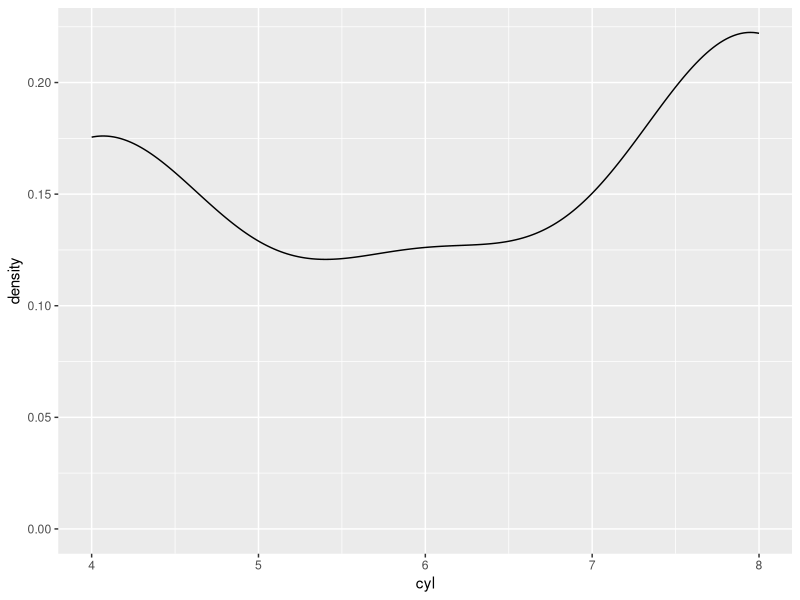

Source code (R):
# Library ----------------------------------------------------
library(tidyverse)

# Tidy evaluation ------------------------------------------

# bare to quosure: quo
bare_to_quo <- function(x, var){
  x %>% select(!!var) %>% head(1)
}
bare_to_quo(mtcars, quo(cyl))

# bare to quosure in function: enquo
bare_to_quo_in_func <- function(x, var) {
  var_enq <- enquo(var)
  x %>% select(!!var_enq) %>% head(1)
}
bare_to_quo_in_func(mtcars, mpg)

# quosure to a name: quo_name
bare_to_name <- function(x, nm) {
  nm_name <- quo_name(nm)
  x %>% mutate(!!nm_name := 42) %>% head(1) %>% 
    select(!!nm)
}
bare_to_name(mtcars, quo(this_is_42))

# quosure to text: quo_text
quo_to_text <- function(x, var) {
  var_enq <- enquo(var)
  ggplot(x, aes_string(rlang::quo_text(var_enq))) + geom_density()
}
plt <- quo_to_text(mtcars, cyl)
plt

# character to name: sym
char_to_quo <- function(x, var) {
  var_enq <- rlang::sym(var)
  x %>% select(!!var_enq) %>% head(1)
}
char_to_quo(mtcars, "vs")

# multiple bares to quosure: quos
bare_to_quo_mult <- function(x, ...) {
  grouping <- quos(...)
  x %>% group_by(!!!grouping) %>% summarise(nr = n())
}
bare_to_quo_mult(mtcars, vs, cyl)

# multiple characters to names: syms
bare_to_quo_mult_chars <- function(x, ...) {
  grouping <- rlang::syms(...)
  x %>% group_by(!!!grouping) %>% summarise(nr = n())
}
bare_to_quo_mult_chars(mtcars, list("vs", "cyl"))

# quoting full expressions
filter_func <- function(x, filter_exp) {
  filter_exp_enq <- enquo(filter_exp)
  x %>% filter(!!filter_exp_enq)
}
filter_func(mtcars, hp == 93)
